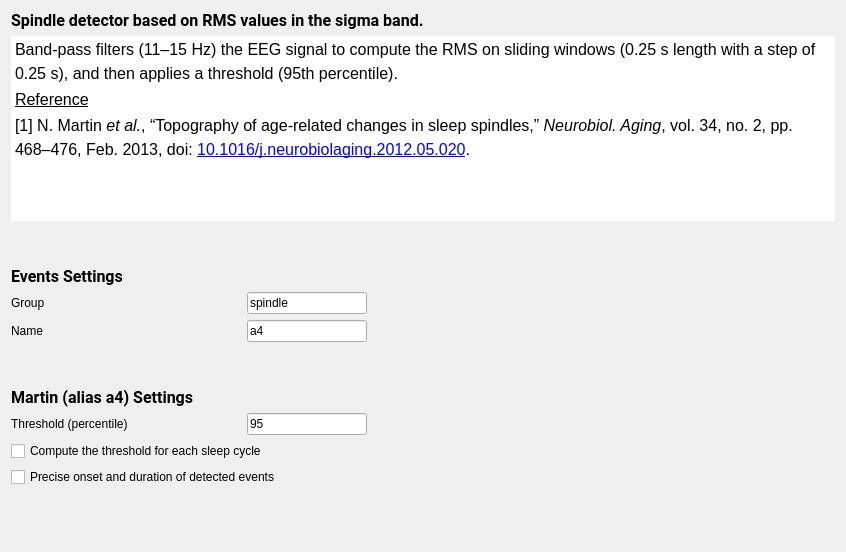
<?xml version="1.0" encoding="UTF-8"?>
<ui version="4.0">
 <class>MartinSettings</class>
 <widget class="QWidget" name="MartinSettings">
  <property name="geometry">
   <rect>
    <x>0</x>
    <y>0</y>
    <width>846</width>
    <height>552</height>
   </rect>
  </property>
  <property name="windowTitle">
   <string/>
  </property>
  <property name="styleSheet">
   <string>font: 12pt &quot;Roboto&quot;;</string>
  </property>
  <layout class="QVBoxLayout" name="verticalLayout_2">
   <item>
    <widget class="QLabel" name="label_6">
     <property name="font">
      <font>
       <family>Roboto</family>
       <pointsize>12</pointsize>
       <italic>false</italic>
       <bold>false</bold>
      </font>
     </property>
     <property name="text">
      <string>&lt;html&gt;&lt;head/&gt;&lt;body&gt;&lt;p&gt;&lt;span style=&quot; font-weight:600;&quot;&gt;Spindle detector based on RMS values in the sigma band.&lt;/span&gt;&lt;/p&gt;&lt;/body&gt;&lt;/html&gt;</string>
     </property>
    </widget>
   </item>
   <item>
    <widget class="QTextEdit" name="textEdit">
     <property name="maximumSize">
      <size>
       <width>16777215</width>
       <height>185</height>
      </size>
     </property>
     <property name="frameShape">
      <enum>QFrame::Shape::NoFrame</enum>
     </property>
     <property name="lineWidth">
      <number>0</number>
     </property>
     <property name="readOnly">
      <bool>true</bool>
     </property>
     <property name="html">
      <string>&lt;!DOCTYPE HTML PUBLIC &quot;-//W3C//DTD HTML 4.0//EN&quot; &quot;http://www.w3.org/TR/REC-html40/strict.dtd&quot;&gt;
&lt;html&gt;&lt;head&gt;&lt;meta name=&quot;qrichtext&quot; content=&quot;1&quot; /&gt;&lt;meta charset=&quot;utf-8&quot; /&gt;&lt;style type=&quot;text/css&quot;&gt;
p, li { white-space: pre-wrap; }
hr { height: 1px; border-width: 0; }
li.unchecked::marker { content: &quot;\2610&quot;; }
li.checked::marker { content: &quot;\2612&quot;; }
&lt;/style&gt;&lt;/head&gt;&lt;body style=&quot; font-family:'Roboto'; font-size:12pt; font-weight:400; font-style:normal;&quot;&gt;
&lt;p style=&quot; margin-top:0px; margin-bottom:0px; margin-left:0px; margin-right:0px; -qt-block-indent:0; text-indent:0px; line-height:135%;&quot;&gt;Band-pass filters (11–15 Hz) the EEG signal to compute the RMS on sliding windows (0.25 s length with a step of 0.25 s), and then applies a threshold (95th percentile).&lt;/p&gt;
&lt;p style=&quot; margin-top:0px; margin-bottom:0px; margin-left:0px; margin-right:0px; -qt-block-indent:0; text-indent:0px; line-height:135%;&quot;&gt;&lt;span style=&quot; text-decoration: underline;&quot;&gt;Reference&lt;/span&gt;&lt;/p&gt;
&lt;p style=&quot; margin-top:0px; margin-bottom:0px; margin-left:0px; margin-right:0px; -qt-block-indent:0; text-indent:0px; line-height:135%;&quot;&gt;[1] N. Martin &lt;span style=&quot; font-style:italic;&quot;&gt;et al.&lt;/span&gt;, “Topography of age-related changes in sleep spindles,” &lt;span style=&quot; font-style:italic;&quot;&gt;Neurobiol. Aging&lt;/span&gt;, vol. 34, no. 2, pp. 468–476, Feb. 2013, doi: &lt;a href=&quot;https://doi.org/10.1016/j.neurobiolaging.2012.05.020&quot;&gt;&lt;span style=&quot; text-decoration: underline; color:#0000ff;&quot;&gt;10.1016/j.neurobiolaging.2012.05.020&lt;/span&gt;&lt;/a&gt;. &lt;/p&gt;&lt;/body&gt;&lt;/html&gt;</string>
     </property>
    </widget>
   </item>
   <item>
    <spacer name="verticalSpacer_2">
     <property name="orientation">
      <enum>Qt::Orientation::Vertical</enum>
     </property>
     <property name="sizeType">
      <enum>QSizePolicy::Policy::Fixed</enum>
     </property>
     <property name="sizeHint" stdset="0">
      <size>
       <width>20</width>
       <height>40</height>
      </size>
     </property>
    </spacer>
   </item>
   <item>
    <widget class="QLabel" name="label">
     <property name="font">
      <font>
       <family>Roboto</family>
       <pointsize>12</pointsize>
       <italic>false</italic>
       <bold>false</bold>
      </font>
     </property>
     <property name="text">
      <string>&lt;html&gt;&lt;head/&gt;&lt;body&gt;&lt;p&gt;&lt;span style=&quot; font-weight:600;&quot;&gt;Events Settings&lt;/span&gt;&lt;/p&gt;&lt;/body&gt;&lt;/html&gt;</string>
     </property>
    </widget>
   </item>
   <item>
    <layout class="QFormLayout" name="formLayout_2">
     <item row="0" column="0">
      <layout class="QHBoxLayout" name="horizontalLayout">
       <item>
        <widget class="QLabel" name="label_2">
         <property name="sizePolicy">
          <sizepolicy hsizetype="Preferred" vsizetype="Preferred">
           <horstretch>0</horstretch>
           <verstretch>0</verstretch>
          </sizepolicy>
         </property>
         <property name="minimumSize">
          <size>
           <width>230</width>
           <height>0</height>
          </size>
         </property>
         <property name="maximumSize">
          <size>
           <width>16777215</width>
           <height>16777215</height>
          </size>
         </property>
         <property name="text">
          <string>Group</string>
         </property>
        </widget>
       </item>
       <item>
        <widget class="QLineEdit" name="group_lineEdit">
         <property name="minimumSize">
          <size>
           <width>120</width>
           <height>0</height>
          </size>
         </property>
         <property name="maximumSize">
          <size>
           <width>120</width>
           <height>16777215</height>
          </size>
         </property>
         <property name="toolTip">
          <string>Define in which group the spindles will be added.</string>
         </property>
         <property name="text">
          <string>spindle</string>
         </property>
        </widget>
       </item>
      </layout>
     </item>
     <item row="0" column="1">
      <spacer name="horizontalSpacer">
       <property name="orientation">
        <enum>Qt::Orientation::Horizontal</enum>
       </property>
       <property name="sizeType">
        <enum>QSizePolicy::Policy::Expanding</enum>
       </property>
       <property name="sizeHint" stdset="0">
        <size>
         <width>40</width>
         <height>20</height>
        </size>
       </property>
      </spacer>
     </item>
     <item row="1" column="0">
      <layout class="QHBoxLayout" name="horizontalLayout_3">
       <item>
        <widget class="QLabel" name="label_3">
         <property name="minimumSize">
          <size>
           <width>230</width>
           <height>0</height>
          </size>
         </property>
         <property name="maximumSize">
          <size>
           <width>16777215</width>
           <height>16777215</height>
          </size>
         </property>
         <property name="text">
          <string>Name</string>
         </property>
        </widget>
       </item>
       <item>
        <widget class="QLineEdit" name="name_lineEdit">
         <property name="minimumSize">
          <size>
           <width>120</width>
           <height>0</height>
          </size>
         </property>
         <property name="maximumSize">
          <size>
           <width>120</width>
           <height>16777215</height>
          </size>
         </property>
         <property name="toolTip">
          <string>Define the name of the spindle events.</string>
         </property>
         <property name="text">
          <string>a4</string>
         </property>
        </widget>
       </item>
      </layout>
     </item>
     <item row="1" column="1">
      <spacer name="horizontalSpacer_4">
       <property name="orientation">
        <enum>Qt::Orientation::Horizontal</enum>
       </property>
       <property name="sizeHint" stdset="0">
        <size>
         <width>40</width>
         <height>20</height>
        </size>
       </property>
      </spacer>
     </item>
    </layout>
   </item>
   <item>
    <spacer name="verticalSpacer_3">
     <property name="orientation">
      <enum>Qt::Orientation::Vertical</enum>
     </property>
     <property name="sizeType">
      <enum>QSizePolicy::Policy::Fixed</enum>
     </property>
     <property name="sizeHint" stdset="0">
      <size>
       <width>20</width>
       <height>40</height>
      </size>
     </property>
    </spacer>
   </item>
   <item>
    <widget class="QLabel" name="label_5">
     <property name="font">
      <font>
       <family>Roboto</family>
       <pointsize>12</pointsize>
       <italic>false</italic>
       <bold>false</bold>
      </font>
     </property>
     <property name="text">
      <string>&lt;html&gt;&lt;head/&gt;&lt;body&gt;&lt;p&gt;&lt;span style=&quot; font-weight:600;&quot;&gt;Martin (alias a4) Settings&lt;/span&gt;&lt;/p&gt;&lt;/body&gt;&lt;/html&gt;</string>
     </property>
    </widget>
   </item>
   <item>
    <layout class="QFormLayout" name="formLayout">
     <item row="0" column="0">
      <layout class="QHBoxLayout" name="horizontalLayout_2">
       <item>
        <widget class="QLabel" name="label_4">
         <property name="minimumSize">
          <size>
           <width>230</width>
           <height>0</height>
          </size>
         </property>
         <property name="maximumSize">
          <size>
           <width>16777215</width>
           <height>16777215</height>
          </size>
         </property>
         <property name="text">
          <string>Threshold (percentile)</string>
         </property>
        </widget>
       </item>
       <item>
        <widget class="QLineEdit" name="threshold_lineEdit">
         <property name="minimumSize">
          <size>
           <width>120</width>
           <height>0</height>
          </size>
         </property>
         <property name="maximumSize">
          <size>
           <width>120</width>
           <height>16777215</height>
          </size>
         </property>
         <property name="text">
          <string>95</string>
         </property>
        </widget>
       </item>
      </layout>
     </item>
     <item row="0" column="1">
      <spacer name="horizontalSpacer_3">
       <property name="orientation">
        <enum>Qt::Orientation::Horizontal</enum>
       </property>
       <property name="sizeHint" stdset="0">
        <size>
         <width>40</width>
         <height>20</height>
        </size>
       </property>
      </spacer>
     </item>
     <item row="1" column="0">
      <layout class="QVBoxLayout" name="verticalLayout">
       <item>
        <widget class="QCheckBox" name="threshold_cycle_checkBox">
         <property name="sizePolicy">
          <sizepolicy hsizetype="Expanding" vsizetype="Fixed">
           <horstretch>0</horstretch>
           <verstretch>0</verstretch>
          </sizepolicy>
         </property>
         <property name="minimumSize">
          <size>
           <width>350</width>
           <height>0</height>
          </size>
         </property>
         <property name="maximumSize">
          <size>
           <width>16777215</width>
           <height>16777215</height>
          </size>
         </property>
         <property name="text">
          <string>Compute the threshold for each sleep cycle</string>
         </property>
        </widget>
       </item>
       <item>
        <widget class="QCheckBox" name="precise_checkBox">
         <property name="minimumSize">
          <size>
           <width>350</width>
           <height>0</height>
          </size>
         </property>
         <property name="toolTip">
          <string>The RMS values are computed on a sliding window (for each sample) before the onset and after the end of the event to precise the event length.  The detected even cannot be shorter only unchanged or longer.</string>
         </property>
         <property name="text">
          <string>Precise onset and duration of detected events</string>
         </property>
        </widget>
       </item>
      </layout>
     </item>
     <item row="1" column="1">
      <spacer name="horizontalSpacer_2">
       <property name="orientation">
        <enum>Qt::Orientation::Horizontal</enum>
       </property>
       <property name="sizeType">
        <enum>QSizePolicy::Policy::Expanding</enum>
       </property>
       <property name="sizeHint" stdset="0">
        <size>
         <width>40</width>
         <height>20</height>
        </size>
       </property>
      </spacer>
     </item>
    </layout>
   </item>
   <item>
    <spacer name="verticalSpacer">
     <property name="orientation">
      <enum>Qt::Orientation::Vertical</enum>
     </property>
     <property name="sizeHint" stdset="0">
      <size>
       <width>20</width>
       <height>40</height>
      </size>
     </property>
    </spacer>
   </item>
  </layout>
 </widget>
 <resources>
  <include location="../../../../../snooz-toolbox/src/main/python/ui/themes/themes.qrc"/>
 </resources>
 <connections>
  <connection>
   <sender>threshold_cycle_checkBox</sender>
   <signal>stateChanged(int)</signal>
   <receiver>MartinSettings</receiver>
   <slot>thresh_per_cycle_slot()</slot>
   <hints>
    <hint type="sourcelabel">
     <x>125</x>
     <y>451</y>
    </hint>
    <hint type="destinationlabel">
     <x>278</x>
     <y>275</y>
    </hint>
   </hints>
  </connection>
 </connections>
 <slots>
  <slot>thresh_per_cycle_slot()</slot>
 </slots>
</ui>
